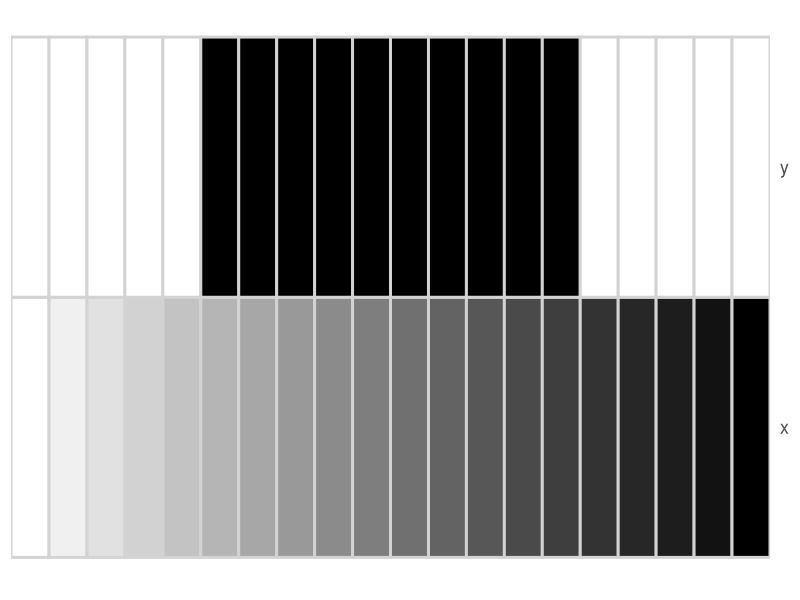

Write the R code that produced this figure.
## ---- chunk 1
#| eval: true
#| message: false
#| warning: false
library(tidyverse)

dat <- tibble(x = -10:20)

poly_data  <- function(data, x,degree,coefs = NULL,noise_sd = 10) {
  if (is.null(coefs)) {
    coefs <- rep(1, degree + 1)
  }
  
  data %>% 
    mutate(

      y = map(
        {{x}},
        \(xi) {
          tibble(
            power = 0:degree,
            coef  = coefs
          ) %>%
            mutate(term = coef * xi^power) %>%
            summarise(sum(term), .groups = "drop") %>%
            pull()
        }
      ) %>% unlist(),
      
      y = y + rnorm(length({{x}}), 0, noise_sd)
    )
}


## ---- chunk 2
#| eval: true
#| echo: false
#| warning: false
#| fig-align: left
#| fig-width: 9
#| fig-height: 1.4

tibble(x = seq(0, 1, length.out = 20),
       y = c(0, 0, 0, 0, 0, 1, 1, 1, 1, 1, 
             1, 1, 1, 1, 1, 0, 0, 0, 0, 0), 
       col = 1:20) %>% 
  pivot_longer(cols = 1:2) %>% 
  ggplot(aes(x = col, y = name, fill = value)) +
  geom_tile(color = "lightgray", 
            size = 1) +
  theme_minimal(base_size = 16) +
  scale_fill_gradient(low = "white", high = "black") +
  labs(x = NULL, 
       y = NULL) +
  scale_x_continuous(expand = c(0, 0)) +
  scale_y_discrete(position = "right") +
  theme(axis.text.x = element_blank(), 
        panel.grid = element_blank(), 
        axis.text.y = element_text(hjust = 0, margin = margin(l = -20)),
        legend.position = "none")  
